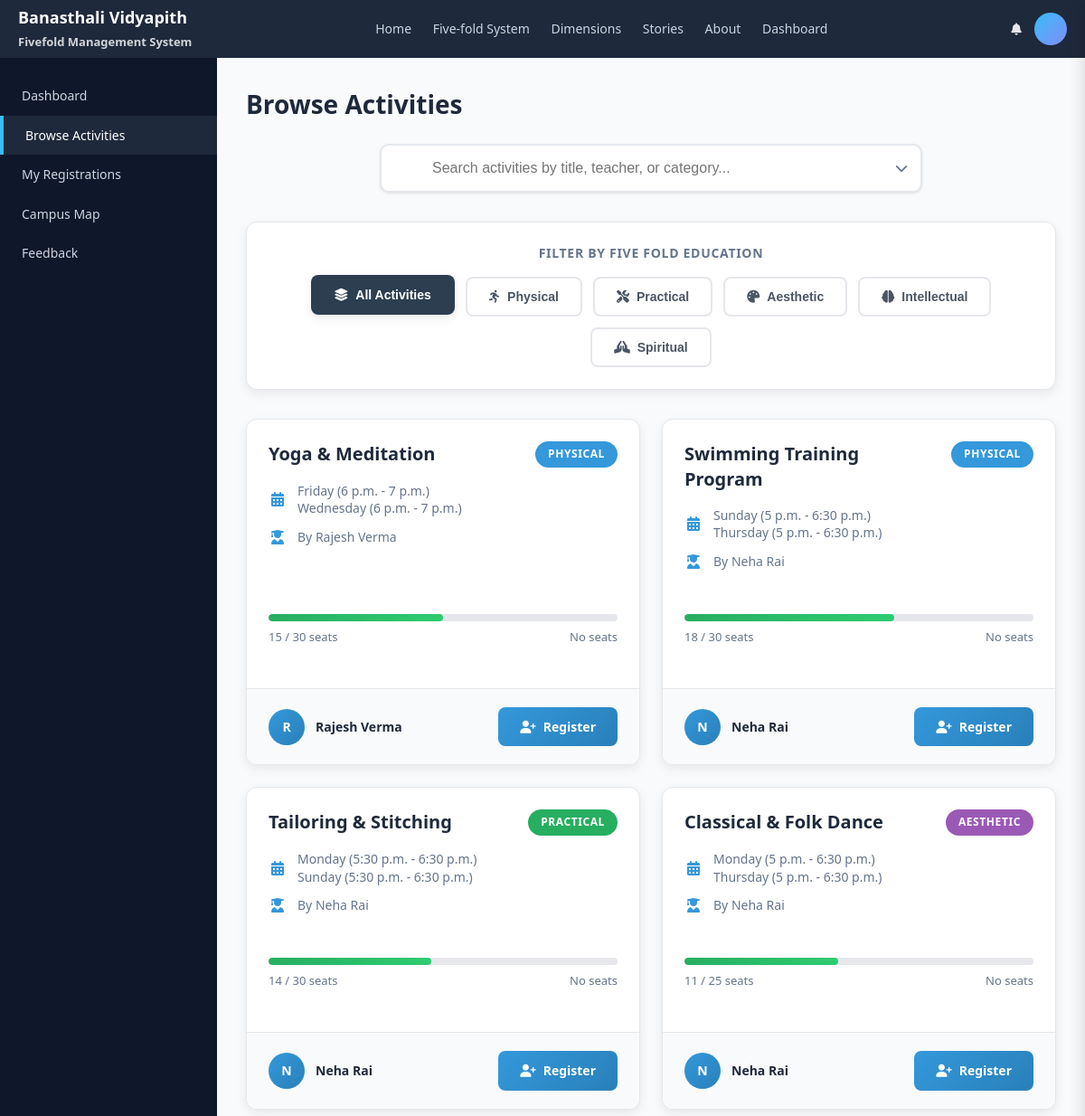
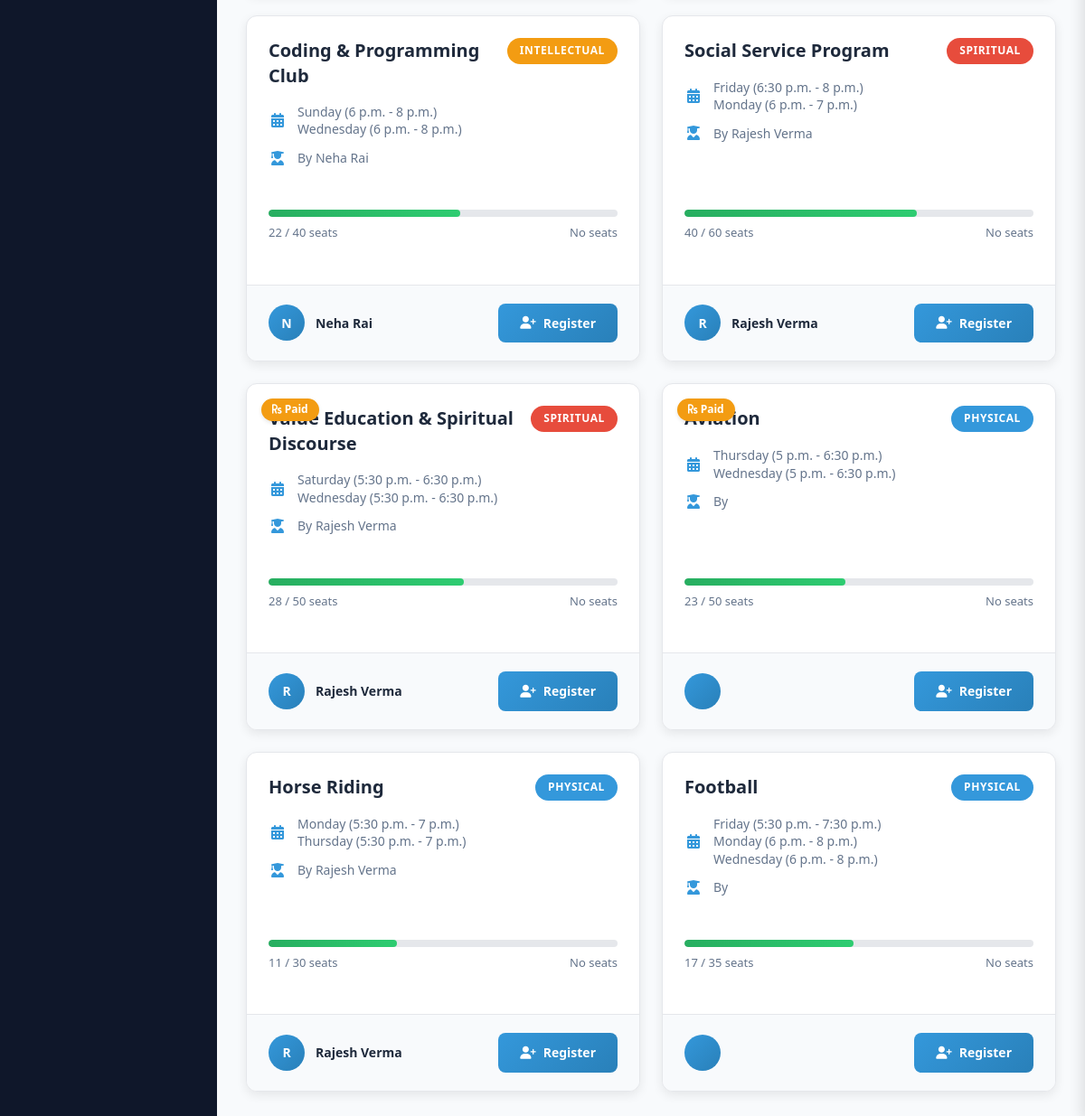
The app's page /activities/student/activities/ with its own data (2 pictures, top to bottom).
### activities_app/models.py (models this page shows, shortened)
class Activity(models.Model):
    title = models.CharField(max_length=200)
    description = models.TextField()
    fold = models.CharField(max_length=50)
    total_seats = models.IntegerField()
    filled_seats = models.IntegerField()
    quick_notes = models.TextField(blank=True)
    fee = models.PositiveIntegerField(default=0)
    latitude = models.FloatField(null=True, blank=True)
    longitude = models.FloatField(null=True, blank=True)
    faculty = models.ForeignKey(
        User,
        on_delete=models.CASCADE,
        related_name="activities"
    )

class FacultyTimeSlot(models.Model):
    DAYS = [
        ("Mon", "Monday"),
        ("Tue", "Tuesday"),
        ("Wed", "Wednesday"),
        ("Thu", "Thursday"),
        ("Fri", "Friday"),
        ("Sat", "Saturday"),
        ("Sun", "Sunday"),
    ]
    faculty = models.ForeignKey(
        User,
        on_delete=models.CASCADE,
        related_name="time_slots"
    )
    activity = models.ForeignKey(
    "Activity",
    on_delete=models.CASCADE,
    related_name="time_slots",
    null=True,
    blank=True
)
    day = models.CharField(max_length=3, choices=DAYS)
    start_time = models.TimeField()
    end_time = models.TimeField()
    class Meta:
        ordering = ["day", "start_time"]

### activities_app/views.py (the view)
# urls.py: path('student/activities/', views.browse_activities, name='browse_activities'),
def browse_activities(request):
    activities = Activity.objects.all()
    registered_activity_ids = []
    if request.user.is_authenticated:
        registered_activity_ids = ActivityRegistration.objects.filter(
            student=request.user
        ).values_list("activity_id", flat=True)
    return render(
        request,
        "activities_app/student/browse_activities.html",
        {
            "activities": activities,
            "registered_activity_ids": registered_activity_ids
        }
    )

### activities_app/templates/activities_app/student/browse_activities.html (shortened to what this page needs)
{% load static %}
<!DOCTYPE html>
<html lang="en">
<head>
    <link rel="stylesheet" href="{% static 'auth_app/css/dashboard.css' %}">
    <link rel="stylesheet" href="https://cdnjs.cloudflare.com/ajax/libs/font-awesome/6.4.0/css/all.min.css">
    <link rel="stylesheet" href="{% static 'activities_app/css/notifications.css' %}">
</head>
<body>
<header class="top-nav">
    <div class="logo">
        <strong>Banasthali Vidyapith</strong><br>
        <span style="font-size:13px; opacity:0.8;">
            Fivefold Management System
        </span>
    </div>
    <nav>
        <a href="/">Home</a>
        <a href="/#fivefold-carousel">Five-fold System</a>
        <a href="/#features">Dimensions</a>
        <a href="/#stories">Stories</a>
        <a href="http://www.banasthali.org/banasthali/wcms/hi/home/about-us/five-fold-education.html" target="_blank">About</a>
        <a href="{% url 'student_dashboard' %}">Dashboard</a>
    </nav>
    <div class="user-actions">
    <button class="notification-btn" onclick="toggleNotifications()">
        <i class="fas fa-bell"></i>
    </button>
    <div class="user-dropdown">
        <div class="user-avatar" id="userAvatarBtn">
        </div>
    </div>
</div>
</header>
<div class="dashboard-layout">
    <aside class="sidebar">
    <a href="{% url 'student_dashboard' %}">Dashboard</a>
    <a href="{% url 'browse_activities' %}" class="active">Browse Activities</a>
    <a href="{% url 'my_registrations' %}">My Registrations</a>
    <a href="/campus/map/">Campus Map</a>
    <a href="/feedback/student/">Feedback</a>
</aside>
    <main class="content">
        <h1 class="page-title">Browse Activities</h1>
        <div class="search-container">
    <input type="text"
           id="searchInput"
           class="search-box"
           placeholder="Search activities by title, teacher, or category...">
    <div class="search-dropdown">
        <i class="fas fa-chevron-down" id="dropdownToggle"></i>
    </div>
</div>
        <div class="filters-container">
            <span class="filters-label">Filter by Five Fold Education</span>
            <div class="filters">
                <button class="filter-btn all active" data-filter="all">
                    <i class="fas fa-layer-group"></i> All Activities
                </button>
                <button class="filter-btn physical" data-filter="physical">
                    <i class="fas fa-running"></i> Physical
                </button>
                <button class="filter-btn practical" data-filter="practical">
                    <i class="fas fa-tools"></i> Practical
                </button>
                <button class="filter-btn aesthetic" data-filter="aesthetic">
                    <i class="fas fa-palette"></i> Aesthetic
                </button>
                <button class="filter-btn intellectual" data-filter="intellectual">
                    <i class="fas fa-brain"></i> Intellectual
                </button>
                <button class="filter-btn spiritual" data-filter="spiritual">
                    <i class="fas fa-hands-praying"></i> Spiritual
                </button>
            </div>
        </div>
        <div class="activity-grid">
            {% for activity in activities %}
            {% with available=activity.total_seats|add:"-"|add:activity.filled_seats %}
            <div class="activity-card"
                 data-id="{{ activity.id }}"
                 data-fold="{{ activity.fold|lower }}"
                 data-available="{{ available }}">
                {% if activity.fee > 0 %}
                <div class="fee-badge">
                    <i class="fas fa-rupee-sign"></i> Paid
                </div>
                {% endif %}
                <div class="activity-card-content">
                    <div class="card-header">
                        <h3>{{ activity.title }}</h3>
                        <div class="fold-badge {{ activity.fold|lower }}">
                            {{ activity.fold }}
                        </div>
                    </div>
                    <div class="card-meta">
                        <div class="meta-item">
                            <i class="fas fa-calendar-alt meta-icon"></i>
                            <span>
    {% for slot in activity.time_slots.all %}
        {{ slot.get_day_display }} ({{ slot.start_time }} - {{ slot.end_time }})<br>
    {% empty %}
        No schedule
    {% endfor %}
</span>
                        </div>
                        <div class="meta-item">
                            <i class="fas fa-user-graduate meta-icon"></i>
                            <span>By {{ activity.faculty.first_name }} {{ activity.faculty.last_name }}</span>
                        </div>
                    </div>
                    <div class="seats-indicator">
                        <div class="seats-bar">
                            <div class="seats-fill"
                                 data-seats-filled="{{ activity.filled_seats }}"
                                 data-seats-total="{{ activity.total_seats }}">
                            </div>
                        </div>
                        <div class="seats-info">
                            <span class="seats-filled">
                                {{ activity.filled_seats }} / {{ activity.total_seats }} seats
                            </span>
                            <span class="seats-available {% if available <= 0 %}full{% endif %}">
                                {% if available > 0 %}
                                    {{ available }} available
                                {% else %}
                                    No seats
                                {% endif %}
                            </span>
                        </div>
                    </div>
                </div>
                <div class="card-footer">
                    <div class="teacher-info">
                        <div class="teacher-avatar">
                            {{ activity.faculty.get_full_name|first|upper }}
                        </div>
                        <span class="teacher-name">
                            {{ activity.faculty.first_name }} {{ activity.faculty.last_name }}
                        </span>
                    </div>
                    <div class="action-buttons" style="display: flex; gap: 8px;">
                        {% if activity.id in registered_activity_ids %}
                        <span class="btn-register registered">
                            <i class="fas fa-check"></i> Registered
                        </span>
                        {% elif activity.filled_seats >= activity.total_seats %}
                        <span class="btn-register full">
                            <i class="fas fa-times"></i> Full
                        </span>
                        {% else %}
                        <a href="{% url 'activity_detail' activity.id %}" class="btn-register">
                            <i class="fas fa-user-plus"></i> Register
                        </a>
                        {% endif %}
                    </div>
                </div>
            </div>
            {% endwith %}
            {% endfor %}
        </div>
    </main>
</div>
</body>
</html>

### auth_app/static/auth_app/css/dashboard.css (style rules this page uses)
* { margin: 0; padding: 0; box-sizing: border-box; }
body { font-family: "Segoe UI", Arial, sans-serif; background: #f5f6fa; color: #1e293b; }
.top-nav { height: 64px; background: #1e293b; color: white; display: flex; align-items: center; justify-content: space-between; padding: 0 24px; }
.top-nav .logo { font-size: 18px; font-weight: 600; }
.top-nav nav a { color: #cbd5e1; margin: 0 10px; text-decoration: none; font-size: 14px; }
.user-actions { display: flex; align-items: center; gap: 14px; }
.top-nav button { background: none; border: none; color: #e5e7eb; cursor: pointer; }
.dashboard-layout { display: flex; min-height: calc(100vh - 64px); }
.sidebar { width: 240px; background: #0f172a; padding-top: 20px; }
.sidebar a { display: block; padding: 12px 24px; color: #cbd5e1; text-decoration: none; font-size: 14px; }
.sidebar a.active, .sidebar a:hover { background: #1e293b; color: white; border-left: 4px solid #38bdf8; }
.content { flex: 1; padding: 16px 24px; }
.page-title { margin-bottom: 24px; }

### activities_app/static/activities_app/css/notifications.css (style rules this page uses)
* { margin: 0; padding: 0; box-sizing: border-box; }
body { font-family: 'Segoe UI', system-ui, -apple-system, sans-serif; background: #f8fafc; margin: 0; padding: 0; min-height: 100vh; font-size: 14px; line-height: 1.4; }
.search-box { position: relative; flex: 1; min-width: 250px; }

### records on screen
Activity: title "Yoga & Meditation", fold "PHYSICAL", faculty.first_name "Rajesh", faculty.last_name "Verma", filled_seats "15", total_seats "30", faculty.get_full_name|first "R", shows "Register"
FacultyTimeSlot: day "Friday", start_time "6 p.m.", end_time "7 p.m."
FacultyTimeSlot: day "Wednesday", start_time "6 p.m.", end_time "7 p.m."
Activity: title "Swimming Training Program", fold "PHYSICAL", faculty.first_name "Neha", faculty.last_name "Rai", filled_seats "18", total_seats "30", faculty.get_full_name|first "N", shows "Register"
FacultyTimeSlot: day "Sunday", start_time "5 p.m.", end_time "6:30 p.m."
FacultyTimeSlot: day "Thursday", start_time "5 p.m.", end_time "6:30 p.m."
Activity: title "Tailoring & Stitching", fold "PRACTICAL", faculty.first_name "Neha", faculty.last_name "Rai", filled_seats "14", total_seats "30", faculty.get_full_name|first "N", shows "Register"
FacultyTimeSlot: day "Monday", start_time "5:30 p.m.", end_time "6:30 p.m."
FacultyTimeSlot: day "Sunday", start_time "5:30 p.m.", end_time "6:30 p.m."
Activity: title "Classical & Folk Dance", fold "AESTHETIC", faculty.first_name "Neha", faculty.last_name "Rai", filled_seats "11", total_seats "25", faculty.get_full_name|first "N", shows "Register"
FacultyTimeSlot: day "Monday", start_time "5 p.m.", end_time "6:30 p.m."
FacultyTimeSlot: day "Thursday", start_time "5 p.m.", end_time "6:30 p.m."
Activity: title "Coding & Programming Club", fold "INTELLECTUAL", faculty.first_name "Neha", faculty.last_name "Rai", filled_seats "22", total_seats "40", faculty.get_full_name|first "N", shows "Register"
FacultyTimeSlot: day "Sunday", start_time "6 p.m.", end_time "8 p.m."
FacultyTimeSlot: day "Wednesday", start_time "6 p.m.", end_time "8 p.m."
Activity: title "Social Service Program", fold "SPIRITUAL", faculty.first_name "Rajesh", faculty.last_name "Verma", filled_seats "40", total_seats "60", faculty.get_full_name|first "R", shows "Register"
FacultyTimeSlot: day "Friday", start_time "6:30 p.m.", end_time "8 p.m."
FacultyTimeSlot: day "Monday", start_time "6 p.m.", end_time "7 p.m."
Activity: fee "Paid", title "Value Education & Spiritual Discourse", fold "SPIRITUAL", faculty.first_name "Rajesh", faculty.last_name "Verma", filled_seats "28", total_seats "50", faculty.get_full_name|first "R", shows "Register"
FacultyTimeSlot: day "Saturday", start_time "5:30 p.m.", end_time "6:30 p.m."
FacultyTimeSlot: day "Wednesday", start_time "5:30 p.m.", end_time "6:30 p.m."
Activity: fee "Paid", fold "PHYSICAL", filled_seats "23", total_seats "50", shows "Register"
FacultyTimeSlot: day "Thursday", start_time "5 p.m.", end_time "6:30 p.m."
FacultyTimeSlot: day "Wednesday", start_time "5 p.m.", end_time "6:30 p.m."
Activity: title "Horse Riding", fold "PHYSICAL", faculty.first_name "Rajesh", faculty.last_name "Verma", filled_seats "11", total_seats "30", faculty.get_full_name|first "R", shows "Register"
FacultyTimeSlot: day "Monday", start_time "5:30 p.m.", end_time "7 p.m."
FacultyTimeSlot: day "Thursday", start_time "5:30 p.m.", end_time "7 p.m."
Activity: title "Football", fold "PHYSICAL", filled_seats "17", total_seats "35", shows "Register"
FacultyTimeSlot: day "Friday", start_time "5:30 p.m.", end_time "7:30 p.m."
FacultyTimeSlot: day "Monday", start_time "6 p.m.", end_time "8 p.m."
FacultyTimeSlot: day "Wednesday", start_time "6 p.m.", end_time "8 p.m."
